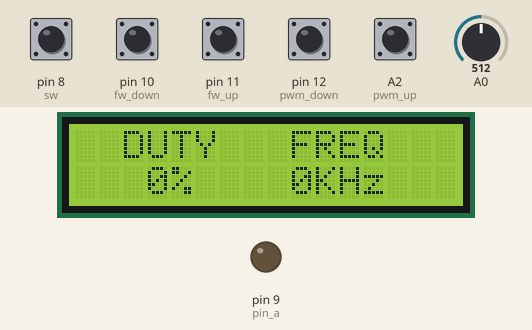
Simulated run of this sketch. Board: Arduino Uno, built with avr-gcc and run on an emulated ATmega328P. On the bench: 16×2 character LCD, output pins drawn as LEDs (lit = HIGH). Inputs (shaded band) come from the test bench; at power-on: pin 8 (sw) HIGH, A2 (pwm_up), pin 10 (fw_down), pin 11 (fw_up), pin 12 (pwm_down) LOW, A0 = 512. What the sketch prints to the serial monitor is not drawn.

Above: at 3.2 s.
3.3 s: pin 8 (sw) pulled LOW for 0.15 s
At 4.1 s:
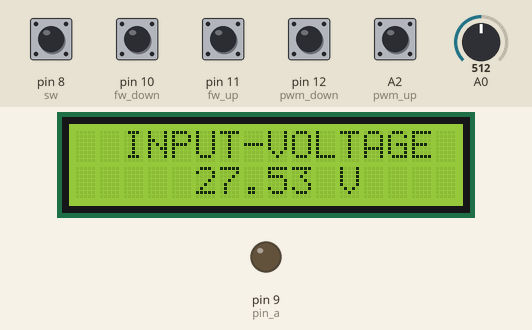
4.9 s: A0 set to 716
At 5.6 s:
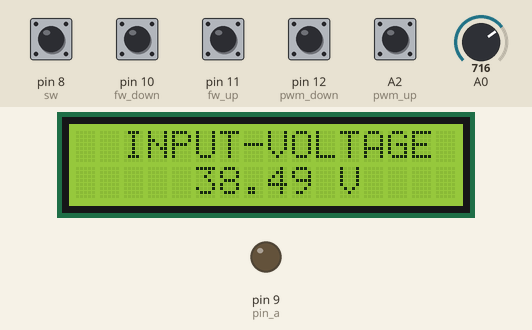
6.4 s: A0 set to 900
At 7.1 s:
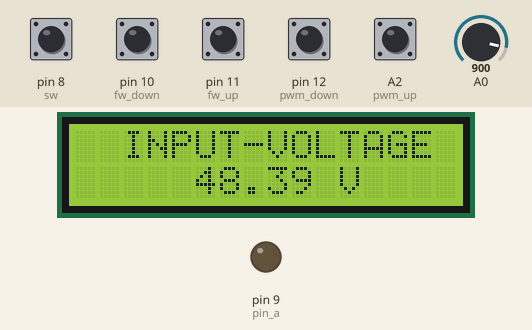
7.9 s: A0 set to 1023
At 8.7 s:
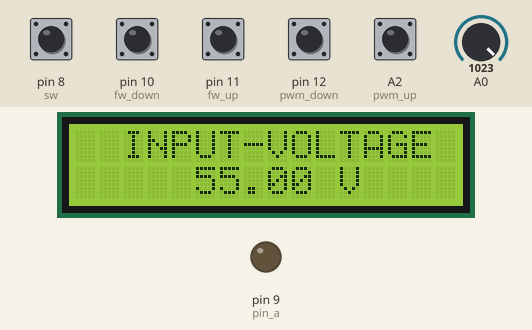
9.4 s: pin 8 (sw) pulled LOW for 1 s
At 11.3 s:
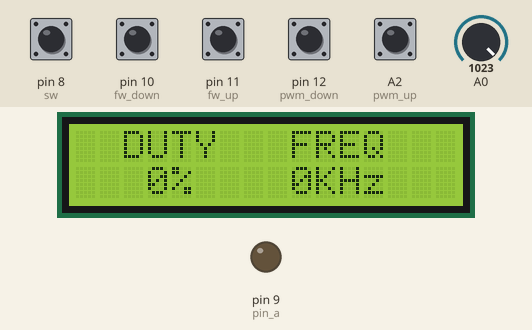
11.9 s: A2 (pwm_up) pulled HIGH for 0.15 s
At 13.4 s:
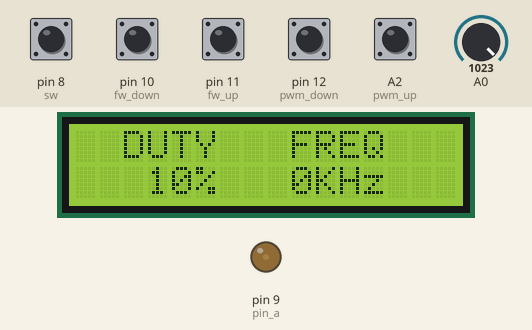
Timing chart, 0 to 14.9 s (numbered marks = the images above; inputs shaded):
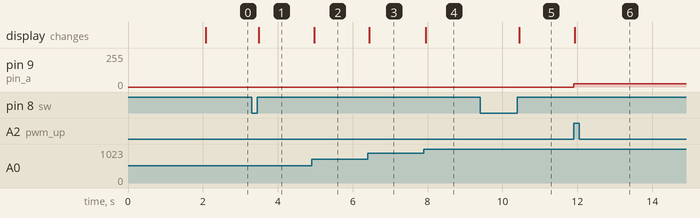

The sketch:

sketch.ino
```cpp
/*Arduino based 5 menue "FREQ-GENERTOR" programme
 * this code is written based on arduino uno capability and wriiten in arduino ide.
 * Developed and debuged by -MINTU NATH,APRIL 6,2020,KOLKATA,INDIA.
 * the details are provided into github...
*/

#include <TimerOne.h>
#include <LiquidCrystal.h>
const int rs = 7, en = 6, d4 = 5, d5 = 4, d6 =3 , d7 = 2;
LiquidCrystal lcd(rs, en, d4, d5, d6, d7);

int pwm_up = A2;
int pwm_down = 12;
int fw_up = 11;
int fw_down = 10;
int pin_a =9;
const int sw = 8;
float volt = 0;
//int buz = 11;


int pwm_counter = 0;
int pwm_up_state = 0;
int pwm_up_last_state = 0;
int pwm_down_state = 0;
int pwm_down_last_state = 0;

int fw_counter = 0;
int fw_up_state = 0;
int fw_up_last_state = 0;
int fw_down_state = 0;
int fw_down_last_state = 0;

int sw_state = 0;
int sw_last_state = 0;
int state = 0, Loadstate = 0;

void setup()
{
  Serial.begin(9600);
  lcd.begin(16, 2);
  Timer1.initialize();
  pinMode(pwm_up, INPUT);
  pinMode(pwm_down, INPUT);
  pinMode(fw_up, INPUT);
  pinMode(fw_down, INPUT);
  pinMode(sw,INPUT_PULLUP);
  pinMode(A0,INPUT);
//  pinMode(buz,OUTPUT);
  lcd.clear();
  lcd.setCursor(0,0);
  lcd.print("FREQ-GENERTOR");
  lcd.setCursor(0,1);
  lcd.print("wait...........");
  delay(2000);

}

void loop()
{
  lcd.clear();
  lcd.setCursor(0,0);
 if (state == 0 && digitalRead(sw) == HIGH)
    {
    state = 1;
    Loadstate=!Loadstate;
 //   buzzer();
    }
    if (state == 1 && digitalRead(sw) == LOW)
    {
    state = 0;
    }
     if (Loadstate==HIGH)
    {
     freq_control();
     pwm_control();
     lcd.setCursor(0, 0);
     lcd.print("  DUTY   FREQ ");
     lcd.setCursor(3, 1);
     lcd.print(pwm_counter*10);
     lcd.print("%");
     lcd.setCursor(9, 1);
     lcd.print(fw_counter);
     lcd.print("KHz");
     Timer1.start();
     Timer1.initialize();
     Timer1.pwm( pin_a, (pwm_counter*100),(long(1000/fw_counter)));
    }
     else
    {
    Timer1.stop();
    volt = ((analogRead(A0) * 5.00 )/1023 );
    lcd.setCursor(0, 0);
    lcd.print("  INPUT-VOLTAGE");
    lcd.setCursor(5, 1);
    lcd.print(volt*11.00);
    lcd.print(" V");
    }
 delay(30);
}

void freq_control()
{
  fw_up_state = digitalRead(fw_up);
  fw_down_state = digitalRead(fw_down);
  if ( fw_up_state != fw_up_last_state )
  {
     if ((fw_up_state == HIGH ) &&  (fw_counter < 100 ))
     {
       fw_counter ++ ;

       Serial.println("freq state");
       Serial.print(fw_counter);
      // buzzer();
     }
     delay(1);
  }
     if ( fw_down_state != fw_down_last_state )
  {
     if ((fw_down_state == HIGH ) && ( 0 < fw_counter ))
     {
       fw_counter --;
       Serial.println("freq state");
       Serial.print(fw_counter);
      // buzzer();
     }
     delay(1);
  }
  fw_up_last_state = fw_up_state;
  fw_down_last_state = fw_down_state;
}

void pwm_control()
{
  pwm_up_state = digitalRead(pwm_up);
  pwm_down_state = digitalRead(pwm_down);
  if (pwm_up_state != pwm_up_last_state)
  {
    if((pwm_up_state == HIGH) && ( pwm_counter < 10))
    {
      pwm_counter++;
      Serial.println("pwm state");
      Serial.println(pwm_counter);
     // buzzer();
    }
   delay(1);
  }
   if (pwm_down_state != pwm_down_last_state)
  {
    if((pwm_down_state == HIGH) && (0 < pwm_counter ))
    {
      pwm_counter--;
      Serial.println("pwm state");
      Serial.println(pwm_counter);
     // buzzer();
    }
   delay(1);
  }
  pwm_up_last_state = pwm_up_state;
  pwm_down_last_state = pwm_down_state;
}

/*void buzzer()
{

  tone( buz, 750, 50);

}*/
```

Measured:
- after the input at 3.3 s, the display: changes after 0.19 s (image 1)
- after the input at 4.9 s, the display: changes after 0.07 s (image 2)
- after the input at 6.4 s, the display: changes at once (image 3)
- after the input at 7.9 s, the display: changes after 0.06 s (image 4)
- after the input at 9.4 s, the display: changes after 1.0 s (image 5)
- after the input at 11.9 s, pin 9 (pin_a): 0/255 → 25/255 at once; the display: changes at once (image 6)
